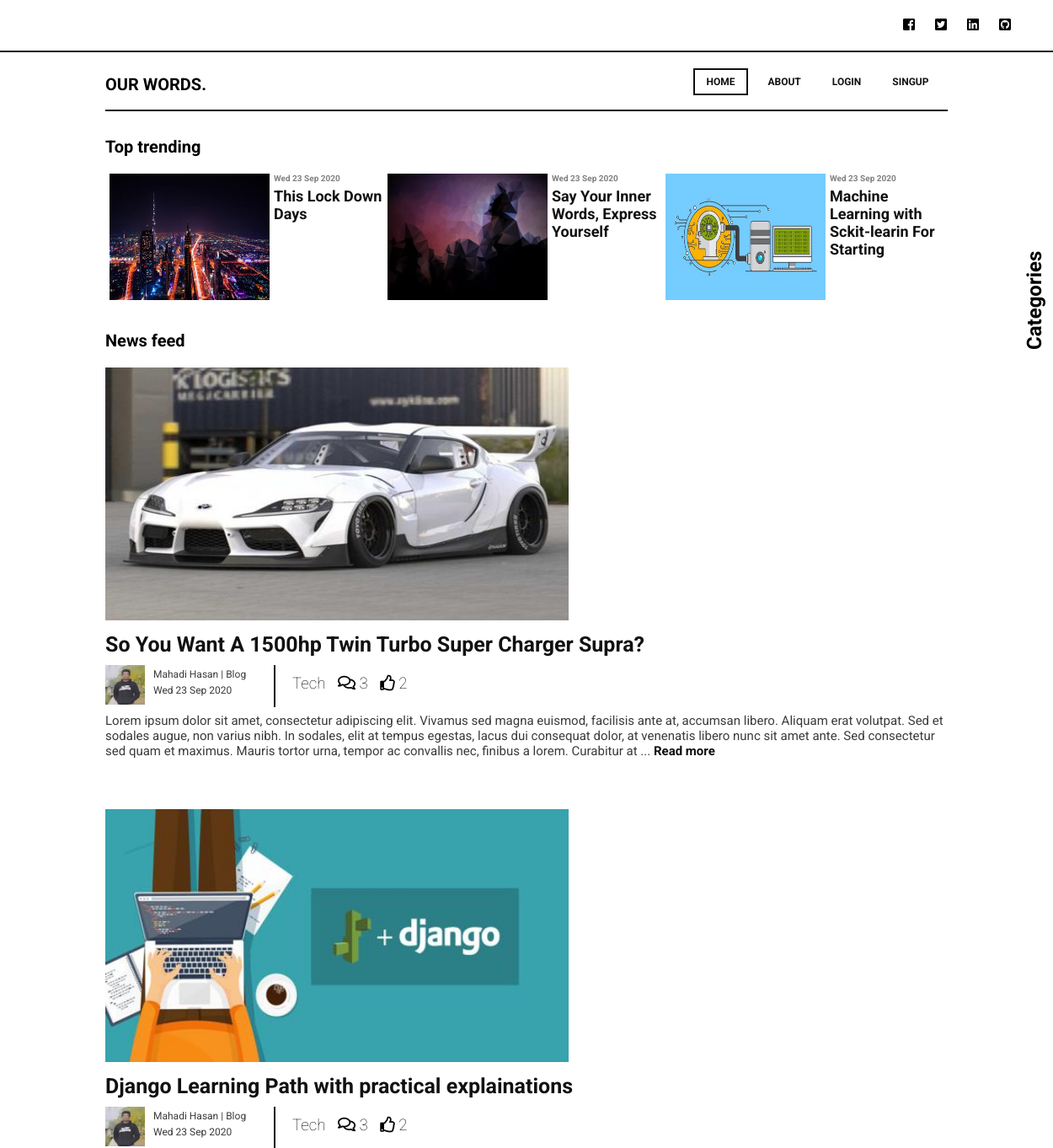
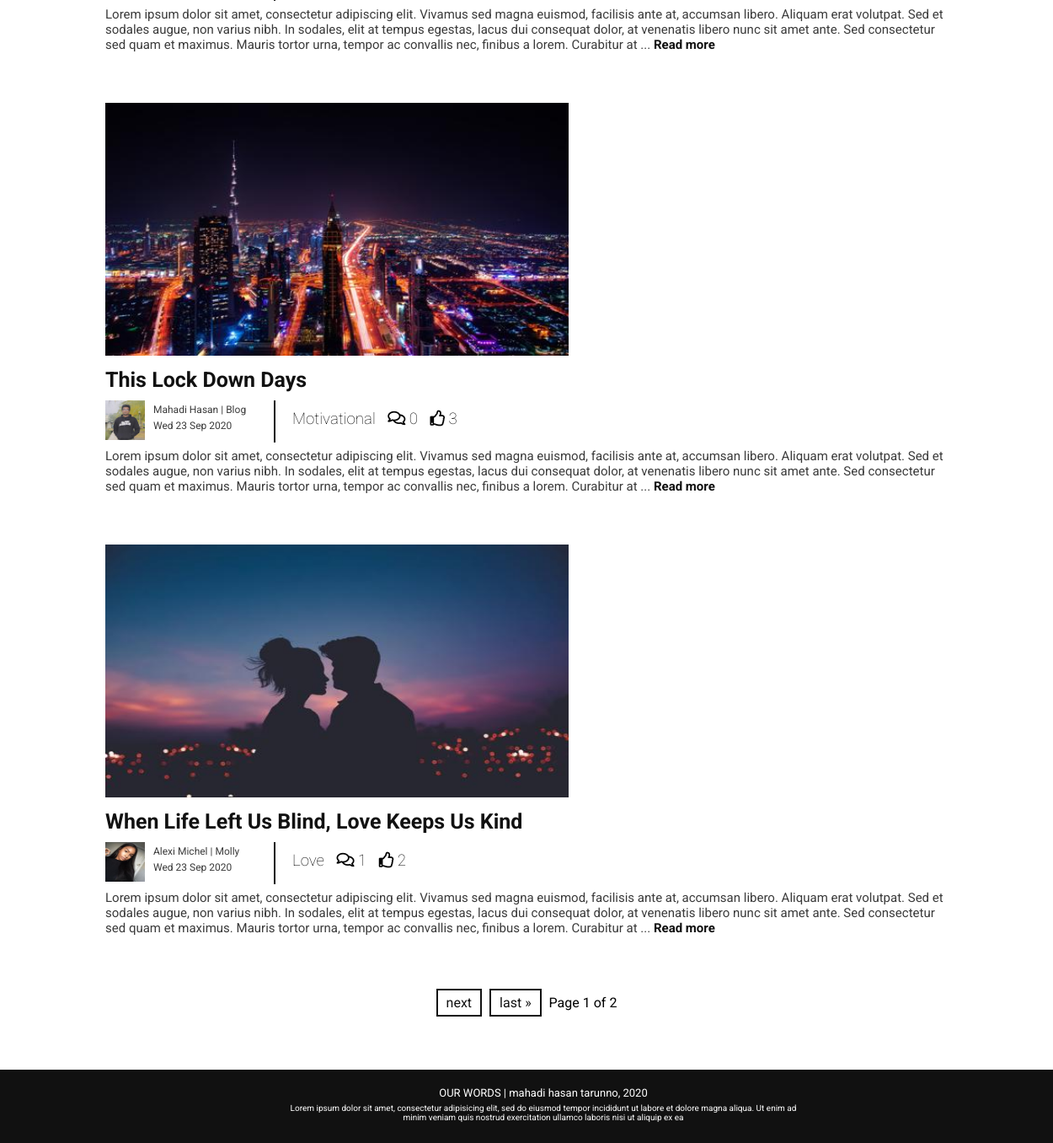
The page / on the database its author committed (2 pictures, top to bottom).
### blog/models.py (models this page shows, shortened)
class Post(models.Model):
    title = models.CharField(max_length=70)
    category = models.ForeignKey(Category, on_delete=models.CASCADE)
    date = models.DateTimeField(default=timezone.now)
    author = models.ForeignKey(User, on_delete=models.CASCADE)
    post = RichTextField()
    image = models.ImageField(null=True, blank=True, upload_to='post/')
    likes = models.ManyToManyField(User, related_name='post_likes')
    def __str__(self):
        return self.title[0:30]+'...'

class Category(models.Model):
    title = models.CharField(max_length=20)
    def __str__(self):
        return self.title

### users/models.py (models this page shows, shortened)
class Profile(models.Model):
    user = models.OneToOneField(User, on_delete=models.CASCADE)
    image = models.ImageField(default='profile/default.png', upload_to='profile/')
    author = models.BooleanField(default=False)

### blog/views.py (the view)
# urls.py: 2. Add a URL to urlpatterns:  path('', views.home, name='home')
def home(request):
    posts = Post.objects.all().order_by('-date')
    categories = Category.objects.all()
    paginator = Paginator(posts, 4)  # Show 4 posts per page.
    maxi = {post.id: post.likes.count() for post in posts}
    maxi = sorted(maxi.items(), reverse=True, key=lambda x: x[1])
    maxi = maxi[0:3]
    print(maxi)
    trendings = list()
    for i in maxi:
        for post in posts:
            if post.id == i[0]:
                trendings.append(post)
    print(trendings)
    page_number = request.GET.get('page')
    page_obj = paginator.get_page(page_number)
    context = {
        'posts': page_obj,
        'categories': categories,
        'trendings': trendings,
        'title': 'home'
    }
    return render(request, 'blog/home.html', context)

### blog/templates/blog/home.html (shortened to what this page needs)
{% extends 'blog/base.html' %}
{% block body %}
{% load static %}
<link rel="stylesheet" href="{% static 'css/home.css' %}">
    <div class="category-list">
        <div class="heading">
            <h1>Categories</h1>
        </div>
    </div>
    <div class="trending">
        <h1 class="container-heading">Top trending</h1>
        <div class="trending-posts">
            {% for trending in trendings %}
            <div class="trending-post">
                <img src={{ trending.image.url }} alt="trending post">
                <h2 class="trending-post-date">{{ trending.date | date:"D d M Y"}}</h2>
                <a href="single/{{ trending.id }}"><h1 class="trending-post-title">{{ trending.title | slice:70 }}</h1></a>
            </div>
            {% endfor %}
        </div>
    </div>
    <div class="posts">
        <h1 class="container-heading">News feed</h1>
        {% for post in posts %}
        <div class="post">
            <img class="post-img" src={{ post.image.url }}>
            <a href="single/{{ post.id }}"><h2 class="title">{{ post.title }}</h2></a>
            <div class="author-container">
                <p class="author"><img class="author-img" src={{ post.author.profile.image.url }}>
                    {{ post.author.first_name }} {{ post.author.last_name }} | {{ post.author }} </p><br>
                <p class="date">{{ post.date | date:"D d M Y"}}</p><br>
            </div>
            <h3 class="category" post_id={{post.id }}>{{ post.category }} <i id="read-post-alert-comment" class="far fa-comments"></i>  {{ post.comments.count }}
            <i id="read-post-alert-like" class="far fa-thumbs-up"></i> {{ post.likes.count }} </h3><br><br><br>
            <p class="text">{{ post.post | safe | slice:400 }}... <a href="single/{{ post.id }}"> Read more</a> </p>
        </div>
    {% endfor %}
    </div>
    <div class="pagination">
        <span class="step-links">
            {% if posts.has_next %}
                <a href="?page={{ posts.next_page_number }}">next</a>
                <a href="?page={{ posts.paginator.num_pages }}">last &raquo;</a>
            {% endif %}
            <span class="current">
                Page {{ posts.number }} of {{ posts.paginator.num_pages }}
            </span>
        </span>
    </div>
{% endblock body %}

### static/css/base.css (style rules this page uses)
*, body { padding: 0px; margin: 0px; font-family: 'Roboto', sans-serif; }
body { overflow-x: hidden; }

### static/css/home.css (style rules this page uses)
.container-heading { font-size: 20px; }
.trending { width: 80%; margin: auto; min-height: 150px; margin-top: 30px; }
.trending-posts { height: 100%; width: 100%; }
.trending-post { width: 33%; height: 100%; float: left; background-color: white; margin-top: 20px; }
.trending-post img { height: 150px; width: 190px; float: left; margin-right: 5px; margin-left: 5px; }
.trending-post-date { color: gray; font-size: 10px; margin-bottom: 5px; }
.trending-post-title { font-size: 18px; }
.trending a { text-decoration: none; color: #111; transition: .2s; }
.posts { width: 80%; margin: auto; min-height: 50vh; padding-top: 80px; }
.post { padding: 20px 0px 40px 0px; }
.post p { font-size: 15px; color: #3b3b3b; }
.post a { font-weight: bolder; color: #111; text-decoration: none; }
.post .text { line-height: 2px; }
.post .author { font-size: 12px; }
.post .date { font-size: 12px; }
.post .category { padding: 11px 20px; display: inline; float:left; font-weight: lighter; }
.post .category i { margin-left: 10px; }
.post .title { font-size: 25px; margin-bottom: 10px; margin-top: 10px; }
.post .author { display: inline; margin-right: 6px; }
.post .date { display: inline; }
.post .post-img { width: 550px; height: 300px; }
.author-container { width: 200px; height: 50px; float: left; border-right: 2px solid #111; }
.author-img { height: 47px; width: 47px; float: left; margin-right: 10px; }
.category-list { overflow-y: scroll; position: fixed; top: 290px; left: 95%; width: 300px; height: 130px; z-index: 1000; background-color: white; display: flex; }
.category-list .heading { flex: 1; transform: rotate(-90deg); position: relative; top: 80px; left: -24px; width: 20px; height: 20px; font-size: 12px; }
.pagination { text-align: center; margin-top: 30px; margin-bottom: 70px; }
.pagination a { text-decoration: none; background-color: #ffffff; padding: 5px 10px; margin-right: 5px; color: #111; border: 2px solid #111; transition: .2s; }
@media screen and (max-width: 1399px) and (min-width: 1200px) { .category-list { left: 97%; } }

### rows shown on the page
Post: image (picture), date "Wed 23 Sep 2020", title "This Lock Down Days", author.profile.image (picture), author.first_name "Mahadi", author.last_name "Hasan", author "Blog", category "Motivational", comments.count "0", likes.count "3", post "Lorem ipsum dolor sit amet, consectetur adipiscing elit. Vivamus sed magna euismod, facilisis ante at, accumsan libero. Aliquam erat volutpat. Sed et sodales augue, non varius nibh. In sodales, elit at tempus egestas, lacus dui consequat dolor, at venenatis libero nunc sit amet ante. Sed consectetur sed quam et maximus. Mauris tortor urna, tempor ac convallis nec, finibus a lorem. Curabitur at"
Post: image (picture), date "Wed 23 Sep 2020", title "Say Your Inner Words, Express Yourself"
Post: image (picture), date "Wed 23 Sep 2020", title "Machine Learning with Sckit-learin For Starting"
Post: image (picture), title "So You Want A 1500hp Twin Turbo Super Charger Supra?", author.profile.image (picture), author.first_name "Mahadi", author.last_name "Hasan", author "Blog", date "Wed 23 Sep 2020", category "Tech", comments.count "3", likes.count "2", post "Lorem ipsum dolor sit amet, consectetur adipiscing elit. Vivamus sed magna euismod, facilisis ante at, accumsan libero. Aliquam erat volutpat. Sed et sodales augue, non varius nibh. In sodales, elit at tempus egestas, lacus dui consequat dolor, at venenatis libero nunc sit amet ante. Sed consectetur sed quam et maximus. Mauris tortor urna, tempor ac convallis nec, finibus a lorem. Curabitur at"
Post: image (picture), title "Django Learning Path with practical explainations", author.profile.image (picture), author.first_name "Mahadi", author.last_name "Hasan", author "Blog", date "Wed 23 Sep 2020", category "Tech", comments.count "3", likes.count "2", post "Lorem ipsum dolor sit amet, consectetur adipiscing elit. Vivamus sed magna euismod, facilisis ante at, accumsan libero. Aliquam erat volutpat. Sed et sodales augue, non varius nibh. In sodales, elit at tempus egestas, lacus dui consequat dolor, at venenatis libero nunc sit amet ante. Sed consectetur sed quam et maximus. Mauris tortor urna, tempor ac convallis nec, finibus a lorem. Curabitur at"
Post: image (picture), title "When Life Left Us Blind, Love Keeps Us Kind", author.profile.image (picture), author.first_name "Alexi", author.last_name "Michel", author "Molly", date "Wed 23 Sep 2020", category "Love", comments.count "1", likes.count "2", post "Lorem ipsum dolor sit amet, consectetur adipiscing elit. Vivamus sed magna euismod, facilisis ante at, accumsan libero. Aliquam erat volutpat. Sed et sodales augue, non varius nibh. In sodales, elit at tempus egestas, lacus dui consequat dolor, at venenatis libero nunc sit amet ante. Sed consectetur sed quam et maximus. Mauris tortor urna, tempor ac convallis nec, finibus a lorem. Curabitur at"

### other values the page prints
{{ posts.number }} "1"
{{ posts.paginator.num_pages }} "2"
